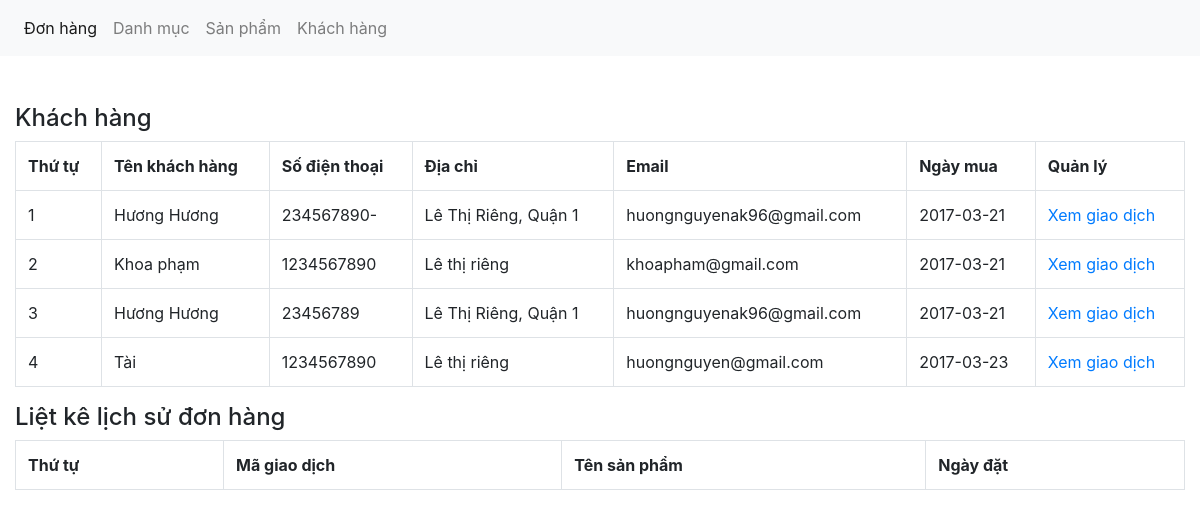
The app's page /admin/xulykhachhang.php with its own data.
### tables this page shows
CREATE TABLE `bills` (
  `bill_id` int(10) UNSIGNED NOT NULL,
  `id_customer` int(11) DEFAULT NULL,
  `date_order` date DEFAULT NULL,
  `total` float DEFAULT NULL COMMENT 'tổng tiền',
  `payment` varchar(200) DEFAULT NULL COMMENT 'hình thức thanh toán',
  `note` varchar(500) DEFAULT NULL,
  `tinhtrang` tinyint(4) NOT NULL DEFAULT 0
);

CREATE TABLE `customer` (
  `customer_id` int(10) UNSIGNED NOT NULL,
  `name` varchar(100) NOT NULL,
  `gender` varchar(10) NOT NULL,
  `email` varchar(50) NOT NULL,
  `address` varchar(100) NOT NULL,
  `phone_number` varchar(20) NOT NULL,
  `note` varchar(200) NOT NULL,
  `created_at` timestamp NOT NULL DEFAULT current_timestamp() ON UPDATE current_timestamp(),
  `updated_at` timestamp NOT NULL DEFAULT current_timestamp()
);

### admin/xulykhachhang.php (the view, shortened to what this page needs)
<?php
	include('connect.php');
?>
<!DOCTYPE html>
<html lang="en">
<head>
	<link href="bootstrap.css" rel="stylesheet" type="text/css" media="all" />
</head>
<body>
	<nav class="navbar navbar-expand-lg navbar-light bg-light">
	  <div class="collapse navbar-collapse" id="navbarNav">
	    <ul class="navbar-nav">
	      <li class="nav-item active">
	        <a class="nav-link" href="xulydonhang.php">Đơn hàng <span class="sr-only">(current)</span></a>
	      </li>
	      <li class="nav-item">
	        <a class="nav-link" href="xulydanhmuc.php">Danh mục</a>
	      </li>
	      <li class="nav-item">
	        <a class="nav-link" href="xulysanpham.php">Sản phẩm</a>
	      </li>
	       <li class="nav-item">
	        <a class="nav-link" href="xulykhachhang.php">Khách hàng</a>
	      </li>
	    </ul>
	  </div>
	</nav><br><br>
	<div class="container-fluid">
		<div class="row">
			<div class="col-md-12">
				<h4>Khách hàng</h4>
				<?php
				$sql_select_khachhang = mysqli_query($con,"SELECT * FROM customer,bills WHERE customer.customer_id=bills.id_customer ORDER BY customer.customer_id");
				?>
				<table class="table table-bordered ">
					<tr>
						<th>Thứ tự</th>
						<th>Tên khách hàng</th>
						<th>Số điện thoại</th>
						<th>Địa chỉ</th>
						<th>Email</th>
						<th>Ngày mua</th>
						<th>Quản lý</th>
					</tr>
					<?php
					$i = 0;
					while($row_khachhang = mysqli_fetch_array($sql_select_khachhang)){
						$i++;
					?>
					<tr>
						<td><?php echo $i; ?></td>
						<td><?php echo $row_khachhang['name']; ?></td>
						<td><?php echo $row_khachhang['phone_number']; ?></td>
						<td><?php echo $row_khachhang['address']; ?></td>
						<td><?php echo $row_khachhang['email'] ?></td>
						<td><?php echo $row_khachhang['date_order'] ?></td>
						<td><a href="?quanly=xemgiaodich&khachhang=<?php echo $row_khachhang['bill_id'] ?>">Xem giao dịch</a></td>
					</tr>
					 <?php
					}
					?>
				</table>
			</div>
			<div class="col-md-12">
				<h4>Liệt kê lịch sử đơn hàng</h4>
				<table class="table table-bordered ">
					<tr>
						<th>Thứ tự</th>
						<th>Mã giao dịch</th>
						<th>Tên sản phẩm</th>
						<th>Ngày đặt</th>
					</tr>
				</table>
			</div>
		</div>
	</div>
</body>
</html>

### records on screen
bills: id_customer.name "Hương Hương", id_customer.phone_number "234567890-", id_customer.address "Lê Thị Riêng, Quận 1", id_customer.email "huongnguyenak96@gmail.com", date_order "2017-03-21"
bills: id_customer.name "Khoa phạm", id_customer.phone_number "1234567890", id_customer.address "Lê thị riêng", id_customer.email "khoapham@gmail.com", date_order "2017-03-21"
bills: id_customer.name "Hương Hương", id_customer.phone_number "23456789", id_customer.address "Lê Thị Riêng, Quận 1", id_customer.email "huongnguyenak96@gmail.com", date_order "2017-03-21"
bills: id_customer.name "Tài", id_customer.phone_number "1234567890", id_customer.address "Lê thị riêng", id_customer.email "huongnguyen@gmail.com", date_order "2017-03-23"
